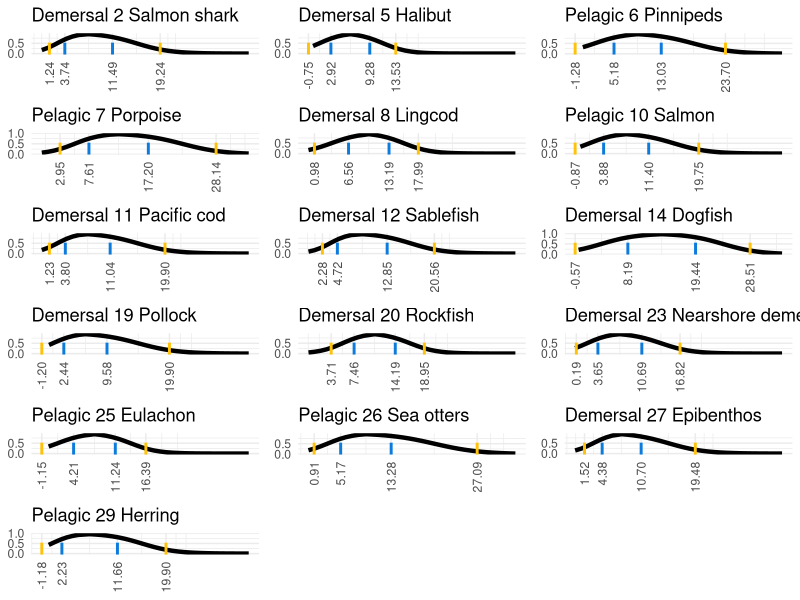
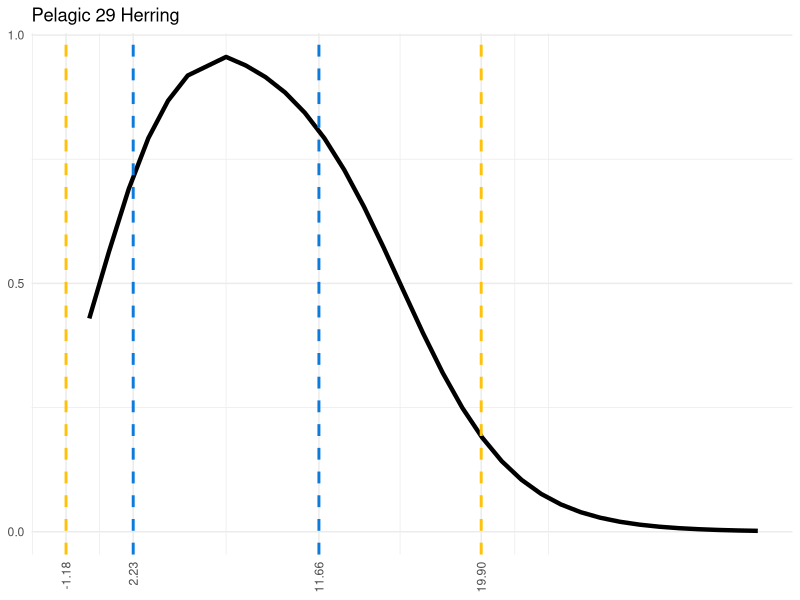

R code for these plots, in order:

#------------------------------------------------------------------------------#
#AUTHORS: Dias, B.S.
#AFFILIATIONS: CICOES University of Washington/ Alaska Fisheries Science Center
#E-MAIL OF CORRESPONDENCE AUTHOR: bia.dias@noaa.gov
#------------------------------------------------------------------------------#
## Code:    Query Aquamaps database
## Code modified from https://github.com/SEFSC/IEA-GWEM-DataSynth
##-----------------------------------------------------------------------------#


library(tidyverse)
library(ggthemes)
library(ggpubr)
library(ggrepel)
library(here)

## ----------------------------------------------------------------------------#
##
## Logistic function

doublelogistic <- function(max = 30, steps = 1200, range = 'wide', min_abs, min_prf, max_prf, max_abs){ 
  #j = 42; max = 30; steps = 1200; range = 'nar'; min_abs = fg_pref$SalinityMin[j]; min_prf = fg_pref$SalinityPrefMin[j]; max_prf = fg_pref$SalinityPrefMax[j]; max_abs = fg_pref$SalinityMax[j]
  #j = 39; max = 30; steps = 1200; range = 'wide'; min_abs = fg_pref$DepthMin[j]; min_prf = fg_pref$DepthPrefMin[j]; max_prf = fg_pref$DepthPrefMax[j]; max_abs = fg_pref$DepthMax[j]
  mid_prf <- min_prf + (max_prf - min_prf) / 2 ## Midpoint. Change from increasing to decreasing logistic function
  mid <- ifelse(mid_prf > max, max, mid_prf)
  step_size <-  max / steps
  x1  <- seq(0, mid-step_size, by = step_size)
  x2  <- seq(mid, max, by = step_size)
  r1  <- min_prf - min_abs 
  r2  <- max_abs - max_prf 
  C1  <- min_abs + r1 / 2
  C2  <- max_prf + r2 / 2
  B1  <- ifelse(range == 'wide', 1/sqrt(r1), 1/log10(r1)) ## If range is 'wide', curve shape inversely proportional to range size
  B2  <- ifelse(range == 'wide', 1/sqrt(r2), 1/log10(r2))
  if(B1 < 0) B1 = Inf
  if(B2 < 0) B2 = Inf
  S  = 1; A1 = 0; D1 = 1; A2 = 1
  
  ## Logistic equations
  f1 <- function(x)     1 / (1 + exp(B1*(C1-x)))^S ## Increasing logistic eq.
  f2 <- function(x) 1 - 1 / (1 + exp(B2*(C2-x)))^S ## Decreasing logistic eq.
  ## 1 = value of the horizontal asymptote when x→−∞
  ## 0 = value of the horizontal asymptote when x→+∞
  ## B describes how rapidly the curve makes its transition between the two asymptotes
  ## S describes the asymmetry of the curve. The curve is symmetric when S=1. 
  ## C is a location parameter, which does not have a nice interpretation, 
  ##   unless S=1 when the curve has an inflection point at x=C.
  ##   In the case when S=1, C is the value of x for which f(x) is the midpoint between the two asymptotes
  
  y1 <- f1(x1)
  y2 <- f2(x2)
  out <- data.frame(x = c(x1, x2), y = c(y1, y2))
  out <- out[1:steps, ] 
  return(out)
}

#-----------------------------------------------#
plot_pref_func <- function(p1, p2, p3, p4, fg_num, fg_name,
                           max = 400, xmin = -1, scale_xaxis = 'y', range = 'wide', driver = '') {
  pref_func <- doublelogistic(max = max, steps = max, range = range, p1, p2, p3, p4)
  xlim <- c(0,max)
  xmax <- ifelse(scale_xaxis == 'y', xlim, max)
  xmin <- ifelse(scale_xaxis == 'y', p1 - p1 * 0.15, 0)
  
  labels_df <- data.frame(x = c(p1, p2, p3, p4), y = rep(1.1, 4), label = c(p1, p2, p3, p4))
  
  gg <- ggplot(pref_func, aes(x, y)) +
    geom_line(linewidth=1.5) +
    labs(
      title = paste(driver, fg_num, fg_name),
      x = NULL,
      y = NULL
    ) +
    theme_minimal() +
    theme(legend.position = "none", 
          axis.text.x = element_text(angle = 90, hjust = 1, vjust=0.5)) + 
    xlim(xmin, xmax) +
    ylim(0, 1.2) +
    scale_x_continuous(breaks = c(p1, p2, p3, p4), guide = guide_axis(n.dodge = 1)) +
    scale_y_continuous(breaks = c(0, 0.5, 1)) +
    geom_vline(xintercept = c(p1, p2, p3, p4), col = c("#FFC20A", "#0C7BDC", "#0C7BDC", "#FFC20A"), linetype = "dashed", linewidth= 1)
  
  return(gg)
}

fg_pref <- read.csv("DATA/fg-env-preference-parameters_v3_final.csv")

name_lookup <- c(
  "Salmon_sharks"= "Salmon shark", 
  "Halibut"= "Halibut", 
  "Pinnipeds"= "Pinnipeds", 
  "Porpoise"= "Porpoise", 
  "Lingcod"= "Lingcod",
  "Salmon_L"= "Salmon", 
  "Pacific_cod"= "Pacific cod", 
  "Sablefish" = "Sablefish", 
  "Spiny_dogfish"= "Dogfish", 
  "Pollock"= "Pollock",
  "Rockfish"= "Rockfish", 
  "Nshore_demersal"= "Nearshore demersal", 
  "Eulachon"= "Eulachon", 
  "Sea_otters"= "Sea otters", 
  "Deep _epibenthos"= "Epibenthos",
  "Herring"= "Herring"
)

plots <- list()
for (j in seq_len(nrow(fg_pref))) {
  
  fg_num  <- fg_pref$EwE_num[j]
  # retrieve original name
  fg_name_old <- fg_pref$EwE_name[j]
  
  # rename on the fly if it exists in the lookup, otherwise keep old
  fg_name_new <- if (fg_name_old %in% names(name_lookup)) {
    name_lookup[fg_name_old]
  } else {
    fg_name_old
  }
  
  driver_text <- ifelse(fg_pref$flagdem[j] == 1, "Demersal", "Pelagic")
  
  gg <- plot_pref_func(
    fg_pref$TempMin[j],
    fg_pref$TempPrefMin[j],
    fg_pref$TempPrefMax[j],
    fg_pref$TempMax[j],
    fg_num  = fg_num,
    fg_name = fg_name_new,  # pass the NEW name here
    max        = 34,
    scale_xaxis= 'y',
    range      = 'wide',
    driver     = driver_text
  )
  
  plots[[j]] <- gg
}


# Combine all plots
library(gridExtra)
library(grid)  # Load the grid package

thermal_envelope <- arrangeGrob(grobs = plots, nrow = 6) 
grid.draw(thermal_envelope)
dev.off()
ggsave("FIGURES/Aquamaps_doublelogistic_all.pdf", thermal_envelope, width = 8, height = 10, dpi = 300 )


## Split the plots list into two halves
#half_length <- ceiling(length(plots) / 2)
#first_half <- plots[1:half_length]
#second_half <- plots[(half_length+1):length(plots)]
#
#
##pelagic_plots  <- plots[fg_pref$flagdem == 0]
##demersal_plots <- plots[fg_pref$flagdem == 1]
#
## Save the layout into an object
#first_half_grob <- arrangeGrob(grobs = first_half, nrow = 4)
## To view the saved plot layout
#grid.draw(first_half_grob)
#dev.off()
## If you want to save it to a file
#ggsave("FIGURES/Aquamaps_doublelogistic_temp1.png", first_half_grob, width = 10, height = 8, dpi = 300 )
#
#
## Save the layout into an object
#second_half_grob <- arrangeGrob(grobs = second_half, nrow = 4)
## To view the saved plot layout
#grid.draw(second_half_grob)
#dev.off()
## If you want to save it to a file
#ggsave("FIGURES/Aquamaps_doublelogistic_temp2.png", second_half_grob, width = 10, height = 8)
